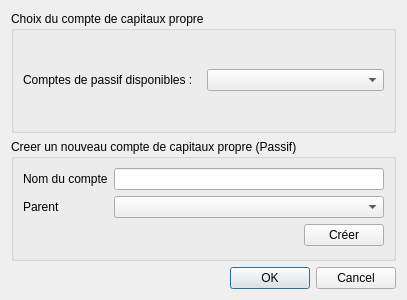
<?xml version="1.0" encoding="UTF-8"?>
<ui version="4.0">
 <class>FenetreSoldeInitial</class>
 <widget class="QDialog" name="FenetreSoldeInitial">
  <property name="geometry">
   <rect>
    <x>0</x>
    <y>0</y>
    <width>407</width>
    <height>300</height>
   </rect>
  </property>
  <property name="windowTitle">
   <string>Solde initial</string>
  </property>
  <layout class="QVBoxLayout" name="verticalLayout">
   <item>
    <widget class="QGroupBox" name="groupBox1">
     <property name="title">
      <string>Choix du compte de capitaux propre</string>
     </property>
     <layout class="QVBoxLayout" name="verticalLayout_3">
      <item>
       <layout class="QHBoxLayout" name="horizontalLayout">
        <item>
         <widget class="QLabel" name="labelComptePassifDispo">
          <property name="text">
           <string>Comptes de passif disponibles :</string>
          </property>
         </widget>
        </item>
        <item>
         <widget class="QComboBox" name="listeComptesCapitauxPropre"/>
        </item>
       </layout>
      </item>
     </layout>
    </widget>
   </item>
   <item>
    <widget class="QGroupBox" name="groupBox">
     <property name="title">
      <string>Creer un nouveau compte de capitaux propre (Passif)</string>
     </property>
     <layout class="QVBoxLayout" name="verticalLayout_2">
      <item>
       <layout class="QFormLayout" name="formCreerComptePassif">
        <item row="0" column="0">
         <widget class="QLabel" name="labelNomCompte">
          <property name="text">
           <string>Nom du compte</string>
          </property>
         </widget>
        </item>
        <item row="0" column="1">
         <widget class="QLineEdit" name="valeurNomCompte"/>
        </item>
        <item row="1" column="0">
         <widget class="QLabel" name="labelParent">
          <property name="text">
           <string>Parent</string>
          </property>
         </widget>
        </item>
        <item row="1" column="1">
         <widget class="QComboBox" name="listeParentPassif"/>
        </item>
        <item row="2" column="1">
         <layout class="QHBoxLayout" name="horizontalLayout_2">
          <item>
           <spacer name="horizontalSpacer">
            <property name="orientation">
             <enum>Qt::Horizontal</enum>
            </property>
            <property name="sizeHint" stdset="0">
             <size>
              <width>40</width>
              <height>20</height>
             </size>
            </property>
           </spacer>
          </item>
          <item>
           <widget class="QPushButton" name="boutonCreerCompte">
            <property name="text">
             <string>Créer</string>
            </property>
           </widget>
          </item>
         </layout>
        </item>
       </layout>
      </item>
     </layout>
    </widget>
   </item>
   <item>
    <widget class="QDialogButtonBox" name="buttonBox">
     <property name="orientation">
      <enum>Qt::Horizontal</enum>
     </property>
     <property name="standardButtons">
      <set>QDialogButtonBox::Cancel|QDialogButtonBox::Ok</set>
     </property>
    </widget>
   </item>
  </layout>
 </widget>
 <resources/>
 <connections>
  <connection>
   <sender>buttonBox</sender>
   <signal>accepted()</signal>
   <receiver>FenetreSoldeInitial</receiver>
   <slot>accept()</slot>
   <hints>
    <hint type="sourcelabel">
     <x>248</x>
     <y>254</y>
    </hint>
    <hint type="destinationlabel">
     <x>157</x>
     <y>274</y>
    </hint>
   </hints>
  </connection>
  <connection>
   <sender>buttonBox</sender>
   <signal>rejected()</signal>
   <receiver>FenetreSoldeInitial</receiver>
   <slot>reject()</slot>
   <hints>
    <hint type="sourcelabel">
     <x>316</x>
     <y>260</y>
    </hint>
    <hint type="destinationlabel">
     <x>286</x>
     <y>274</y>
    </hint>
   </hints>
  </connection>
 </connections>
</ui>
